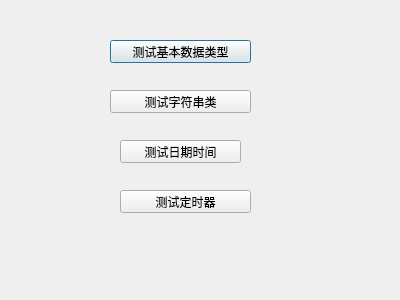
<?xml version="1.0" encoding="UTF-8"?>
<ui version="4.0">
 <class>Dialog</class>
 <widget class="QDialog" name="Dialog">
  <property name="geometry">
   <rect>
    <x>0</x>
    <y>0</y>
    <width>400</width>
    <height>300</height>
   </rect>
  </property>
  <property name="windowTitle">
   <string>Dialog</string>
  </property>
  <widget class="QPushButton" name="btntestnum">
   <property name="geometry">
    <rect>
     <x>110</x>
     <y>40</y>
     <width>141</width>
     <height>23</height>
    </rect>
   </property>
   <property name="text">
    <string>测试基本数据类型</string>
   </property>
  </widget>
  <widget class="QPushButton" name="btnteststring">
   <property name="geometry">
    <rect>
     <x>110</x>
     <y>90</y>
     <width>141</width>
     <height>23</height>
    </rect>
   </property>
   <property name="text">
    <string>测试字符串类</string>
   </property>
  </widget>
  <widget class="QPushButton" name="btntestdata">
   <property name="geometry">
    <rect>
     <x>120</x>
     <y>140</y>
     <width>121</width>
     <height>23</height>
    </rect>
   </property>
   <property name="text">
    <string>测试日期时间</string>
   </property>
  </widget>
  <widget class="QPushButton" name="btnTestTimer">
   <property name="geometry">
    <rect>
     <x>120</x>
     <y>190</y>
     <width>131</width>
     <height>23</height>
    </rect>
   </property>
   <property name="text">
    <string>测试定时器</string>
   </property>
  </widget>
 </widget>
 <layoutdefault spacing="6" margin="11"/>
 <resources/>
 <connections/>
</ui>
